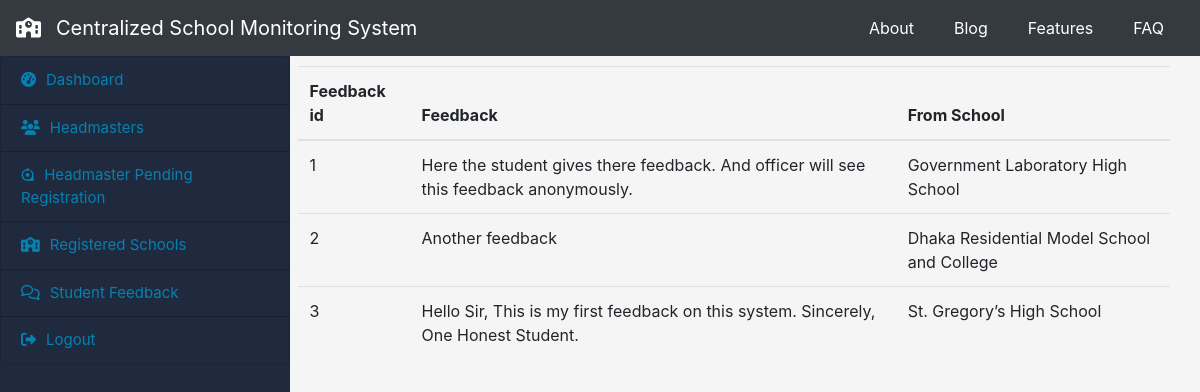
The page /student_feedback (signed in) on the database as committed earlier.
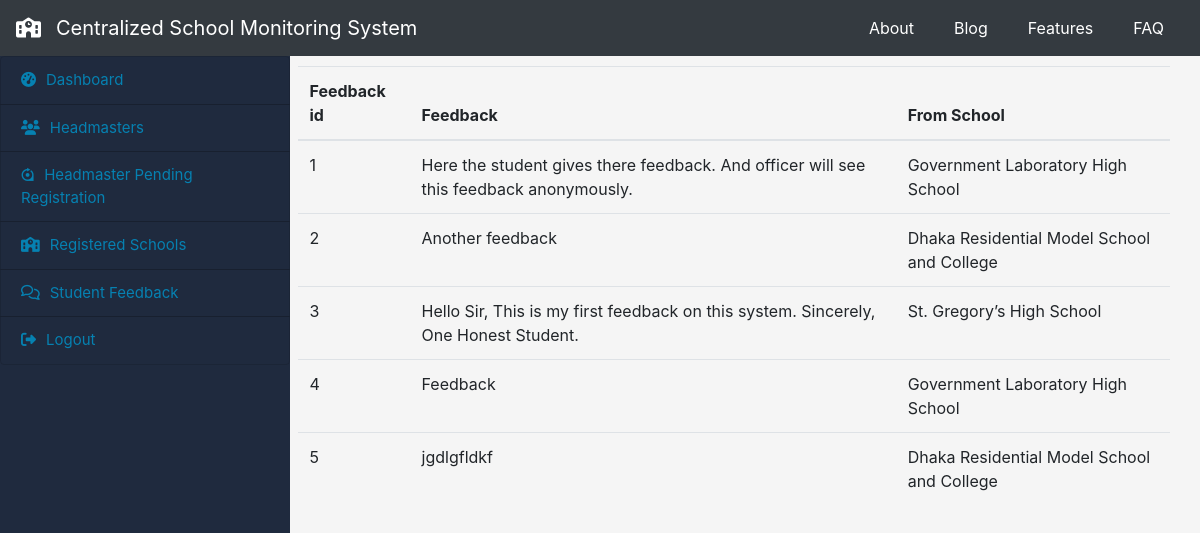
The same page on the database as committed later.
### student/models.py (models this page shows, shortened)
class student_feedback(models.Model):
    select_school = [
        ('Government Laboratory High School', 'Government Laboratory High School'),
        ('Viqarunnisa Noon School', 'Viqarunnisa Noon School'),
        ('Rifles Public School and College', 'Rifles Public School and College'),
        ('Dhaka Residential Model School and College',
         'Dhaka Residential Model School and College'),
        ('Rajuk Uttara Model School & College',
         'Rajuk Uttara Model School & College'),
        ('Dhanmondi Government Boys’ High School',
         'Dhanmondi Government Boys’ High School'),
        ('Saint Joseph Higher Secondary School',
         'Saint Joseph Higher Secondary School'),
        ('St. Gregory’s High School', 'St. Gregory’s High School'),
        ('Motijheel Government Boys High school',
         'Motijheel Government Boys High school'),
        ('Mirpur Govt. High School', 'Mirpur Govt. High School'),
        ('Django', 'Django')
    ]
    feedback = models.TextField(blank=False)
    school = models.CharField(max_length=300, blank=False, choices=select_school)

### officer/views.py (the view)
# urls.py: path('student_feedback', views.student_feedbacks, name="student_feedbacks"),
def student_feedbacks(request):
    if request.session.has_key('empid'):
        obj = student_feedback.objects.all()
        return render(request, 'student_feedback.html', {'feedback': obj})

### officer/templates/student_feedback.html
{% extends 'o_base.html' %}
{% block content %}
                <div class="row">
                    <div class="col">
                    <table class="table">
                            <thead>
                              <tr>
                                <th scope="col">Feedback id</th>
                                <th scope="col">Feedback</th>
                                <th scope="col">From School</th>
                              </tr>
                            </thead>
                            <tbody>
                            {% for f in feedback %}
                                <tr>
                                    <td>{{ f.id }}</td>
                                    <td>{{ f.feedback }}</td>
                                    <td>{{ f.school }}</td>
                                </tr>
                            {% endfor %}
                            </tbody>
                    </table>
                </div>
                </div>
{% endblock content %}

Rows that differ between the two databases and show on the page:
added student_feedback: id "4", feedback "Feedback", school "Government Laboratory High School"
added student_feedback: id "5", feedback "jgdlgfldkf", school "Dhaka Residential Model School and College"
